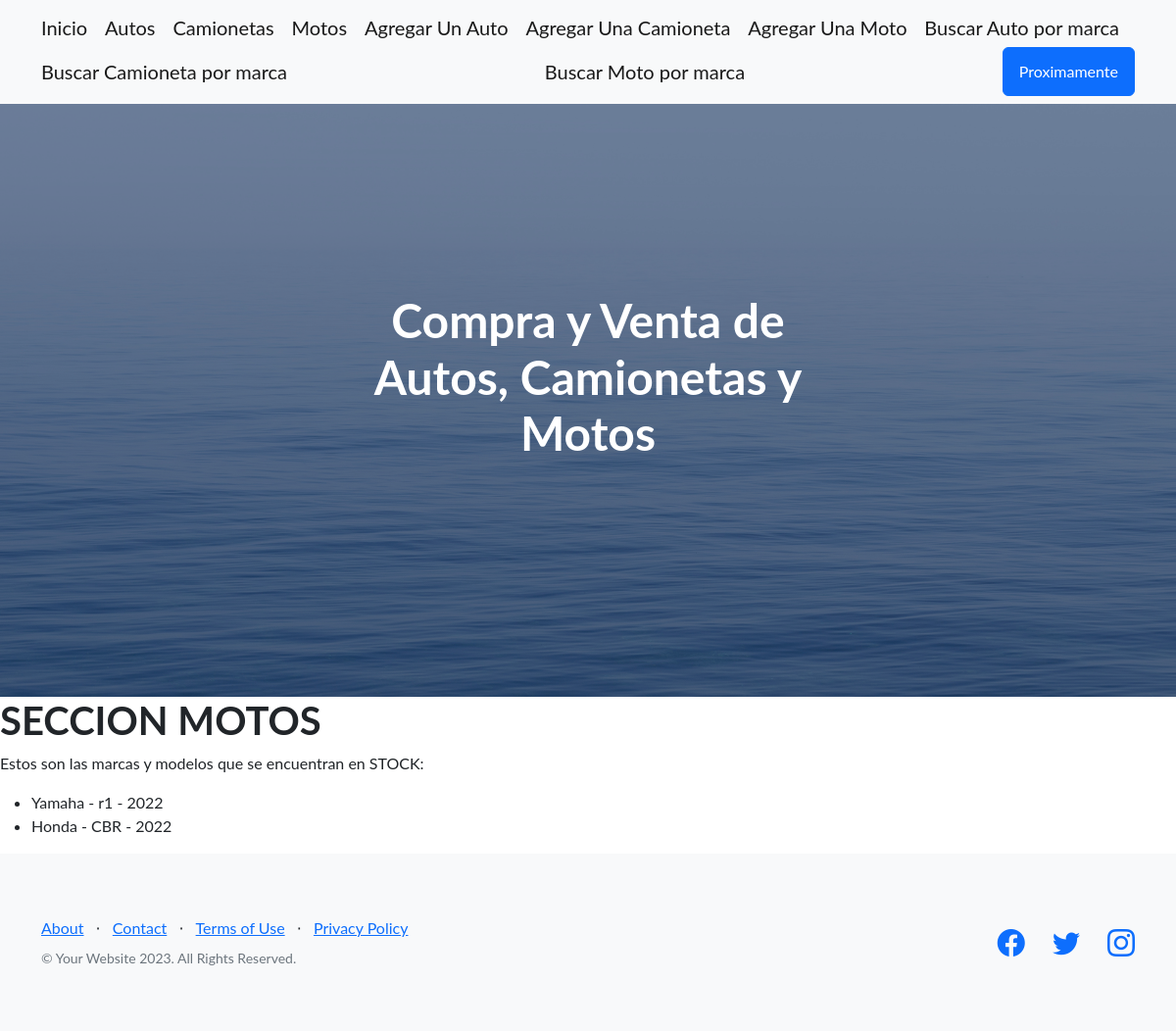
The app's page /CompraVenta/stock-motos/ with its own data.
### CompraVenta/models.py (models this page shows)
class Moto(models.Model):
    marca = models.CharField(max_length=50)
    modelo = models.CharField(max_length=50)
    anio = models.IntegerField()
    def __str__(self):
        return f'{self.marca} - {self.modelo} - {self.anio}'

### CompraVenta/views.py (the view)
# urls.py: path('stock-motos/', stock_motos, name="Stock_Motos"),
def stock_motos(req):
    stock = Moto.objects.all()
    return render(req, "stock_motos.html", {"stock_motos": stock})

### CompraVenta/templates/stock_motos.html
{% extends 'padre.html' %}
{% block ContenidoQueCambia %}
<h1>SECCION MOTOS</h1>
<p>Estos son las marcas y modelos que se encuentran en STOCK:</p>
    <ul>
        {% for moto in stock_motos  %}
            <li>{{moto}}</li>
        {% endfor %}
    </ul>
{% endblock ContenidoQueCambia %}

### records on screen
Moto: marca+modelo+anio "Yamaha - r1 - 2022"
Moto: marca+modelo+anio "Honda - CBR - 2022"
